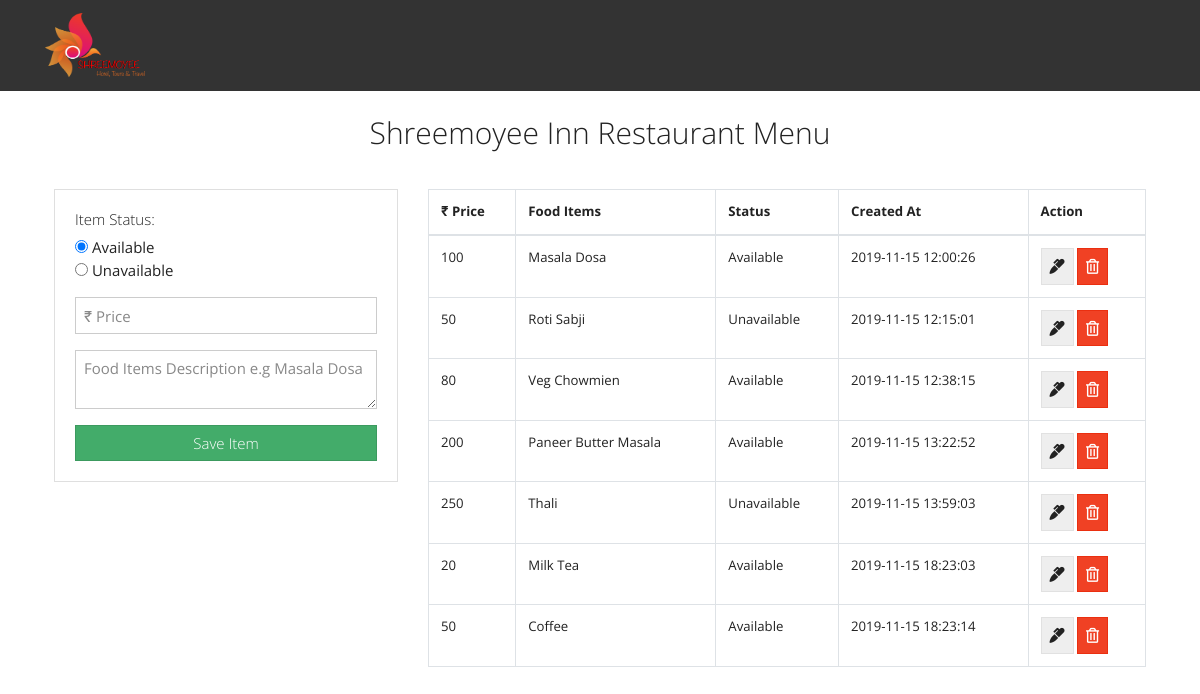
The page / on the database its author committed.
### tables this page shows
CREATE TABLE `task` (
  `id` int(11) NOT NULL,
  `title` varchar(255) NOT NULL,
  `description` text,
  `created_at` timestamp NOT NULL DEFAULT CURRENT_TIMESTAMP,
  `status` varchar(11) NOT NULL
);

### index.php (the view, shortened to what this page needs)
<?php include("db.php"); ?>
<?php include('includes/header.php'); ?>
<main class="container p-4">
  <h2 style="text-align: center; padding-bottom: 30px;">Shreemoyee Inn Restaurant Menu</h2>
  <div class="row">
    <div class="col-md-4">
      <div class="card card-body">
        <form action="save_task.php" method="POST">
          <div class="form-group">
          <div><h1 style="font-size:100%;">Item Status:</h1></div>
          <div><input type="radio" name="status" value="Available" checked> Available<br></div>
          <div> <input type="radio" name="status" value="Unavailable"> Unavailable<br></div>
          </div>
          <div class="form-group">
            <input type="text" name="title" class="form-control" placeholder="₹ Price" autofocus required>
          </div>
          <div class="form-group">
            <textarea name="description" rows="2" class="form-control" placeholder="Food Items Description e.g Masala Dosa"></textarea>
          </div>
          <input type="submit" name="save_task" class="btn btn-success btn-block" value="Save Item">
        </form>
      </div>
    </div>
    <div class="col-md-8">
      <table class="table table-bordered">
        <thead>
          <tr>
            <th>₹ Price </th>
            <th>Food Items</th>
            <th>Status</th>
            <th>Created At</th>
            <th>Action</th>
          </tr>
        </thead>
        <tbody>
          <?php
          $query = "SELECT * FROM task";
          $result_tasks = mysqli_query($conn, $query);
          while($row = mysqli_fetch_assoc($result_tasks)) { ?>
          <tr>
            <td><?php echo $row['title']; ?></td>
            <td><?php echo $row['description']; ?></td>
            <td><?php echo $row['status']; ?></td>
            <td><?php echo $row['created_at']; ?></td>
            <td>
              <a href="edit.php?id=<?php echo $row['id']?>" class="btn btn-secondary">
                <i class="fas fa-marker"></i>
              </a>
              <a href="delete_task.php?id=<?php echo $row['id']?>" class="btn btn-danger">
                <i class="far fa-trash-alt"></i>
              </a>
            </td>
          </tr>
          <?php } ?>
        </tbody>
      </table>
    </div>
  </div>
</main>
<?php include('includes/footer.php'); ?>

### includes/header.php (shortened to what this page needs)
<!DOCTYPE html>
<html lang="en">
  <head>
    <link rel="stylesheet" href="https://bootswatch.com/4/yeti/bootstrap.min.css">
    <link rel="stylesheet" href="https://use.fontawesome.com/releases/v5.6.3/css/all.css">
  </head>
  <body>
    <nav class="navbar navbar-dark bg-dark">
      <div class="container">
        <a class="navbar-brand" href="index.php"><img src="images/logo.png" width="100" height="65" alt=""></a>
      </div>
    </nav>

### includes/footer.php (shortened to what this page needs)
</body>
</html>

### rows shown on the page
task: title "100", description "Masala Dosa", status "Available", created_at "2019-11-15 12:00:26"
task: title "50", description "Roti Sabji", status "Unavailable", created_at "2019-11-15 12:15:01"
task: title "80", description "Veg Chowmien", status "Available", created_at "2019-11-15 12:38:15"
task: title "200", description "Paneer Butter Masala", status "Available", created_at "2019-11-15 13:22:52"
task: title "250", description "Thali", status "Unavailable", created_at "2019-11-15 13:59:03"
task: title "20", description "Milk Tea", status "Available", created_at "2019-11-15 18:23:03"
task: title "50", description "Coffee", status "Available", created_at "2019-11-15 18:23:14"
